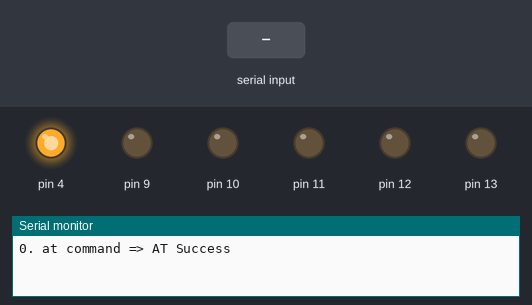
The sketch below on a simulated Arduino Uno, built with avr-gcc and run on an emulated ATmega328P. On the bench: output pins drawn as LEDs (lit = HIGH), the last lines printed to the serial monitor. Inputs (shaded band) come from the test bench. The modem accepts every AT command (registered, SIM ready, sends succeed) and sends nothing else.

Above: at 0.1 s.
At 2.1 s:
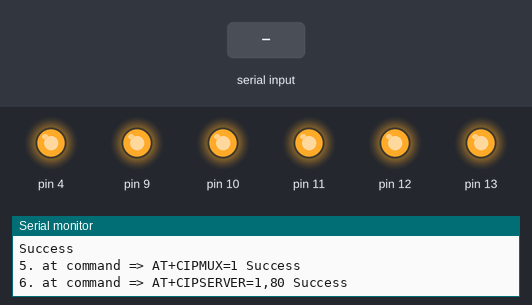
At 7.2 s:
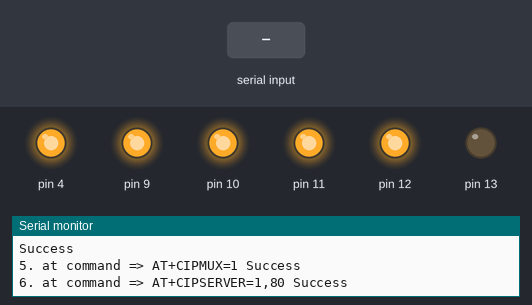
7.3 s: "90,45\n" received over the second serial link
Timing chart, 0 to 10.3 s (numbered marks = the images above; inputs shaded):
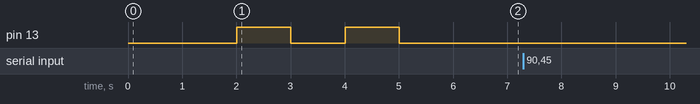

The sketch:

wifi_test3.ino
```cpp
#include <SoftwareSerial.h>
#define RX 2
#define TX 3
String AP = "developers";
String PASS = "pr0t39ere";
String HOST = "192.168.103.19";
String PORT = "6789";
String field = "Id";
int countTrueCommand;
int countTimeCommand;
boolean found = false;
int lflag = 0;
boolean port = false;
long int counter;
long int rtime;
SoftwareSerial esp8266(RX, TX);

String Data = "";
void setup() {

  pinMode(4, OUTPUT);
  digitalWrite(4, HIGH);

  Serial.begin(9600);
  esp8266.begin(115200);
  sendCommand("AT", 5, "OK", false);
  esp8266.println("AT+UART_DEF=9600,8,1,0,0");
  delay(1000);
  esp8266.end();
  esp8266.begin(9600);

  pinMode(9, OUTPUT);
  digitalWrite(9, HIGH);

  pinMode(10, OUTPUT);
  digitalWrite(10, HIGH);

  pinMode(11, OUTPUT);
  digitalWrite(11, HIGH);

  pinMode(12, OUTPUT);
  digitalWrite(12, HIGH);

  pinMode(13, OUTPUT);
  digitalWrite(13, LOW);
  counter = 0;


  ConnectToWifi();
}


void loop() {
  if (lflag == 1) {

    //getData+="GET " + uri + " HTTP/1.0\n" +
    //"Host: " + HOST + "\n" +
    //"Accept: application/json\n" +
    //"Content-Type: application/json\n" +
    //"Connection: Keep-Alive\n" +
    //"\n";


    //getData+="HTTP/1.1 200 OK\r\n Content-Type:text/plain:charset=UTF-8";

    while (port && lflag == 1) {
      if (counter >= 2000) {
        if (!sendCommand("AT+CIFSR", 5, "192", true)) {
          resetConnection();
          continue;
        }
        port=sendCommand("AT+CIPSERVER=1,80", 5, "OK", false);
        if(!port){
          resetConnection();
          continue;
        }
        counter = 0;
      }

      counter++;

      lflag = 0;


      delay(10);
      String getData = "";
      getData += "HTTP/1.1 200 OK\r\n Connection:Keep-Alive \r\n Content-Type: text/html; charset=utf-8\r\n Content-Length : 5\r\n\n";
      String data = "";
      int connectionId = -1;
      if (esp8266.available()) {
        connectionId = esp8266.read() - 48;
      }
      if (connectionId == 0) {
        String conId = "";
        conId += connectionId;

        esp8266.find("pin=");
        delay(5);
        int pinNumber1 = (esp8266.read() - 48);
        int pinNumber2 = (esp8266.read() - 48);
        int pinNumber = -1;

        if (pinNumber1 >= 0)
        {
          if (pinNumber2 >= 0) {
            pinNumber = pinNumber1 * 10 + pinNumber2;
          } else {
            pinNumber = pinNumber1;
          }
        }


        if (pinNumber >= 0) {
          digitalWrite(pinNumber, !digitalRead(pinNumber));
        }
        data = "pin:";
        data += pinNumber;

        getData += data;


        boolean sendFlag = sendCommand("AT+CIPSEND=" + conId + "," + String(getData.length()), 5, ">", false);
        if (!sendFlag) {
          resetConnection();
          continue;
        }


        if (sendFlag) {
          sendFlag = sendCommand(getData, 5, "OK", false);
          if (!sendFlag) {
            resetConnection();
            continue;
          }
          countTrueCommand++;
          sendFlag = sendCommand("AT+CIPCLOSE=" + conId, 5, "OK", false);
          if (!sendFlag) {
            resetConnection();
            continue;
          }

        }

      }

      lflag = 1;
    }
  }
}

bool ConnectToWifi() {

  sendCommand("AT", 5, "OK", false);
  sendCommand("AT+CWMODE=1", 5, "OK", false);
  boolean isConnected = sendCommand("AT+CWJAP=\"" + AP + "\",\"" + PASS + "\"", 10, "OK", false);
  if (isConnected)
  {
    sendCommand("AT+CIFSR", 5, "", true);
    OpenPort();
    digitalWrite(13, HIGH);
    delay(1000);
    digitalWrite(13, LOW);
    delay(1000);
    digitalWrite(13, HIGH);
    delay(1000);
    digitalWrite(13, LOW);
    delay(1000);
    lflag = 1;
    return true;
  } else {
    resetConnection();
  }

}

bool OpenPort() {
  sendCommand("AT+CIPMUX=1", 5, "OK", false);
  port = sendCommand("AT+CIPSERVER=1,80", 5, "OK", false);
  return port;
}

bool sendCommand(String command, int maxTime, char readReplay[], boolean isGetData) {
  boolean result = false;

  //Test Purpose
  Serial.print(countTrueCommand);
  Serial.print(". at command => ");
  Serial.print(command);
  Serial.print(" ");
  while (countTimeCommand < (maxTime * 1))
  {
    esp8266.println(command);
    delay(100);
    if (esp8266.find(readReplay)) //ok
    {
      if (isGetData)
      {

        while (esp8266.available())
        {
          char character = esp8266.read();
          Data.concat(character);
          if (character == '\n')
          {
            Serial.print("Received: ");
            Serial.println(Data);
            delay(1);
            Data = "";
          }

        }

      }
      result = true;
      break;
    }
    countTimeCommand++;
  }

  if (result == true)
  {
    Serial.println("Success");
    countTrueCommand++;
    countTimeCommand = 0;
  }

  if (result == false)
  {
    Serial.println("Fail");
    countTrueCommand = 0;
    countTimeCommand = 0;
  }

  found = false;
  return result;
}

void resetConnection() {
  Serial.println("reseting connection");

  lflag = 0;
  digitalWrite(4, LOW);
  delay(1000);
  digitalWrite(4, HIGH);

  ConnectToWifi();

  lflag = 1;
}
```
